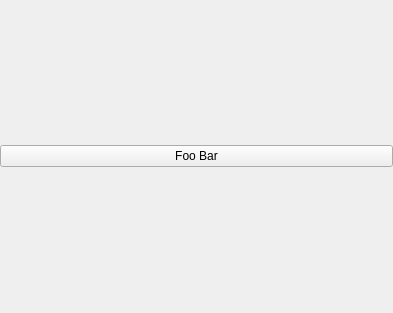
<?xml version="1.0" encoding="UTF-8"?>
<ui version="4.0">
 <class>qSlicerCalculusFooBarWidget</class>
 <widget class="QWidget" name="qSlicerCalculusFooBarWidget">
  <property name="geometry">
   <rect>
    <x>0</x>
    <y>0</y>
    <width>393</width>
    <height>313</height>
   </rect>
  </property>
  <property name="windowTitle">
   <string>Foo bar</string>
  </property>
  <layout class="QVBoxLayout" name="verticalLayout">
   <property name="margin">
    <number>0</number>
   </property>
   <item>
    <widget class="QPushButton" name="FooBarButton">
     <property name="text">
      <string>Foo Bar</string>
     </property>
    </widget>
   </item>
  </layout>
 </widget>
 <resources/>
 <connections/>
</ui>
